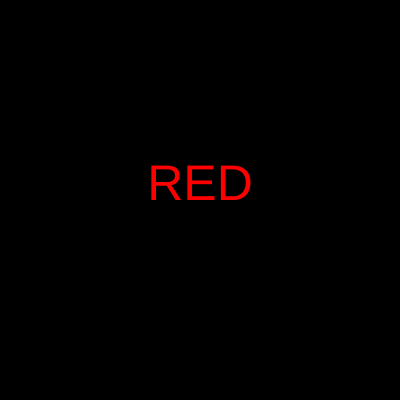
Frame 1 (no input)
Frame 60 (no input): identical to frame 1, image omitted
Frame 120 (the mouse pressed at the canvas centre since frame 60): identical to frame 1, image omitted

The p5.js sketch that drew this single still picture (run headless with seeded random() and noise() and a simulated clock; from frame 60 on, the mouse is pressed at the canvas centre):

// p5.js sketch
// ── sketch.js
let colors = ["RED", "BLUE", "PINK", "GREEN", "YELLOW", "WHITE"];
let textColor = ["red", "blue", "pink", "green", "yellow", "white"];
let num = 0;

function setup() {
  createCanvas(400, 400);
}

function draw() {
  background(0);

  textSize(50);
  textAlign(CENTER);
  fill (textColor[num])
  text(colors[num], width / 2, height / 2);
}

function mouseClicked() {
  num = num + 1;
  
}
